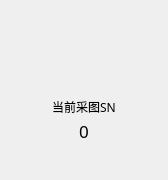
             <widget class="QFrame" name="frame_curphoto">
              <property name="minimumSize">
               <size>
                <width>168</width>
                <height>160</height>
               </size>
              </property>
              <property name="maximumSize">
               <size>
                <width>160</width>
                <height>180</height>
               </size>
              </property>
              <property name="styleSheet">
               <string notr="true"/>
              </property>
              <property name="frameShape">
               <enum>QFrame::NoFrame</enum>
              </property>
              <property name="frameShadow">
               <enum>QFrame::Sunken</enum>
              </property>
              <layout class="QGridLayout" name="gridLayout_5">
               <property name="leftMargin">
                <number>11</number>
               </property>
               <property name="topMargin">
                <number>11</number>
               </property>
               <property name="rightMargin">
                <number>11</number>
               </property>
               <property name="bottomMargin">
                <number>11</number>
               </property>
               <property name="horizontalSpacing">
                <number>0</number>
               </property>
               <property name="verticalSpacing">
                <number>3</number>
               </property>
               <item row="2" column="1" colspan="2">
                <widget class="QLabel" name="label_19">
                 <property name="font">
                  <font>
                   <family>微软雅黑</family>
                  </font>
                 </property>
                 <property name="styleSheet">
                  <string notr="true"/>
                 </property>
                 <property name="text">
                  <string>当前采图SN</string>
                 </property>
                 <property name="alignment">
                  <set>Qt::AlignCenter</set>
                 </property>
                </widget>
               </item>
               <item row="4" column="1">
                <spacer name="verticalSpacer_5">
                 <property name="orientation">
                  <enum>Qt::Vertical</enum>
                 </property>
                 <property name="sizeHint" stdset="0">
                  <size>
                   <width>20</width>
                   <height>29</height>
                  </size>
                 </property>
                </spacer>
               </item>
               <item row="3" column="1" colspan="2">
                <widget class="QLabel" name="label_getimage_sn">
                 <property name="font">
                  <font>
                   <family>微软雅黑</family>
                   <pointsize>13</pointsize>
                   <kerning>true</kerning>
                  </font>
                 </property>
                 <property name="styleSheet">
                  <string notr="true"/>
                 </property>
                 <property name="text">
                  <string>0</string>
                 </property>
                 <property name="alignment">
                  <set>Qt::AlignCenter</set>
                 </property>
                </widget>
               </item>
               <item row="0" column="2">
                <spacer name="verticalSpacer_4">
                 <property name="orientation">
                  <enum>Qt::Vertical</enum>
                 </property>
                 <property name="sizeHint" stdset="0">
                  <size>
                   <width>20</width>
                   <height>29</height>
                  </size>
                 </property>
                </spacer>
               </item>
               <item row="1" column="1" colspan="2">
                <layout class="QHBoxLayout" name="horizontalLayout_3">
                 <item>
                  <spacer name="horizontalSpacer_7">
                   <property name="orientation">
                    <enum>Qt::Horizontal</enum>
                   </property>
                   <property name="sizeHint" stdset="0">
                    <size>
                     <width>33</width>
                     <height>55</height>
                    </size>
                   </property>
                  </spacer>
                 </item>
                 <item>
                  <widget class="QLabel" name="label_curphoto">
                   <property name="minimumSize">
                    <size>
                     <width>58</width>
                     <height>58</height>
                    </size>
                   </property>
                   <property name="maximumSize">
                    <size>
                     <width>58</width>
                     <height>58</height>
                    </size>
                   </property>
                   <property name="styleSheet">
                    <string notr="true"/>
                   </property>
                   <property name="text">
                    <string/>
                   </property>
                  </widget>
                 </item>
                 <item>
                  <spacer name="horizontalSpacer_6">
                   <property name="orientation">
                    <enum>Qt::Horizontal</enum>
                   </property>
                   <property name="sizeHint" stdset="0">
                    <size>
                     <width>33</width>
                     <height>55</height>
                    </size>
                   </property>
                  </spacer>
                 </item>
                </layout>
               </item>
              </layout>
             </widget>
